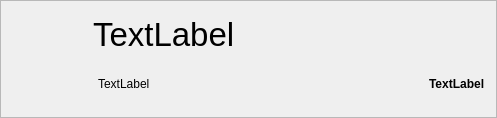
<?xml version="1.0" encoding="UTF-8"?>
<ui version="4.0">
 <class>Header</class>
 <widget class="QFrame" name="Header">
  <property name="geometry">
   <rect>
    <x>0</x>
    <y>0</y>
    <width>497</width>
    <height>118</height>
   </rect>
  </property>
  <property name="windowTitle">
   <string>Frame</string>
  </property>
  <property name="frameShape">
   <enum>QFrame::StyledPanel</enum>
  </property>
  <property name="frameShadow">
   <enum>QFrame::Raised</enum>
  </property>
  <layout class="QHBoxLayout" name="horizontalLayout">
   <item>
    <widget class="QLabel" name="lblImage">
     <property name="sizePolicy">
      <sizepolicy hsizetype="Fixed" vsizetype="Preferred">
       <horstretch>0</horstretch>
       <verstretch>0</verstretch>
      </sizepolicy>
     </property>
     <property name="minimumSize">
      <size>
       <width>75</width>
       <height>0</height>
      </size>
     </property>
     <property name="maximumSize">
      <size>
       <width>75</width>
       <height>75</height>
      </size>
     </property>
     <property name="text">
      <string/>
     </property>
     <property name="alignment">
      <set>Qt::AlignCenter</set>
     </property>
     <property name="margin">
      <number>5</number>
     </property>
    </widget>
   </item>
   <item>
    <layout class="QVBoxLayout" name="verticalLayout">
     <item>
      <widget class="QLabel" name="lblAlbum">
       <property name="font">
        <font>
         <family>Ubuntu</family>
         <pointsize>25</pointsize>
        </font>
       </property>
       <property name="text">
        <string>TextLabel</string>
       </property>
      </widget>
     </item>
     <item>
      <layout class="QHBoxLayout" name="horizontalLayout_2">
       <property name="leftMargin">
        <number>5</number>
       </property>
       <item>
        <widget class="QLabel" name="lblArtist">
         <property name="font">
          <font>
           <family>Ubuntu</family>
          </font>
         </property>
         <property name="text">
          <string>TextLabel</string>
         </property>
        </widget>
       </item>
       <item>
        <spacer name="horizontalSpacer">
         <property name="orientation">
          <enum>Qt::Horizontal</enum>
         </property>
         <property name="sizeHint" stdset="0">
          <size>
           <width>40</width>
           <height>20</height>
          </size>
         </property>
        </spacer>
       </item>
       <item>
        <widget class="QLabel" name="lblPrice">
         <property name="font">
          <font>
           <family>Ubuntu</family>
           <weight>75</weight>
           <bold>true</bold>
          </font>
         </property>
         <property name="text">
          <string>TextLabel</string>
         </property>
        </widget>
       </item>
      </layout>
     </item>
    </layout>
   </item>
  </layout>
 </widget>
 <resources/>
 <connections/>
</ui>
